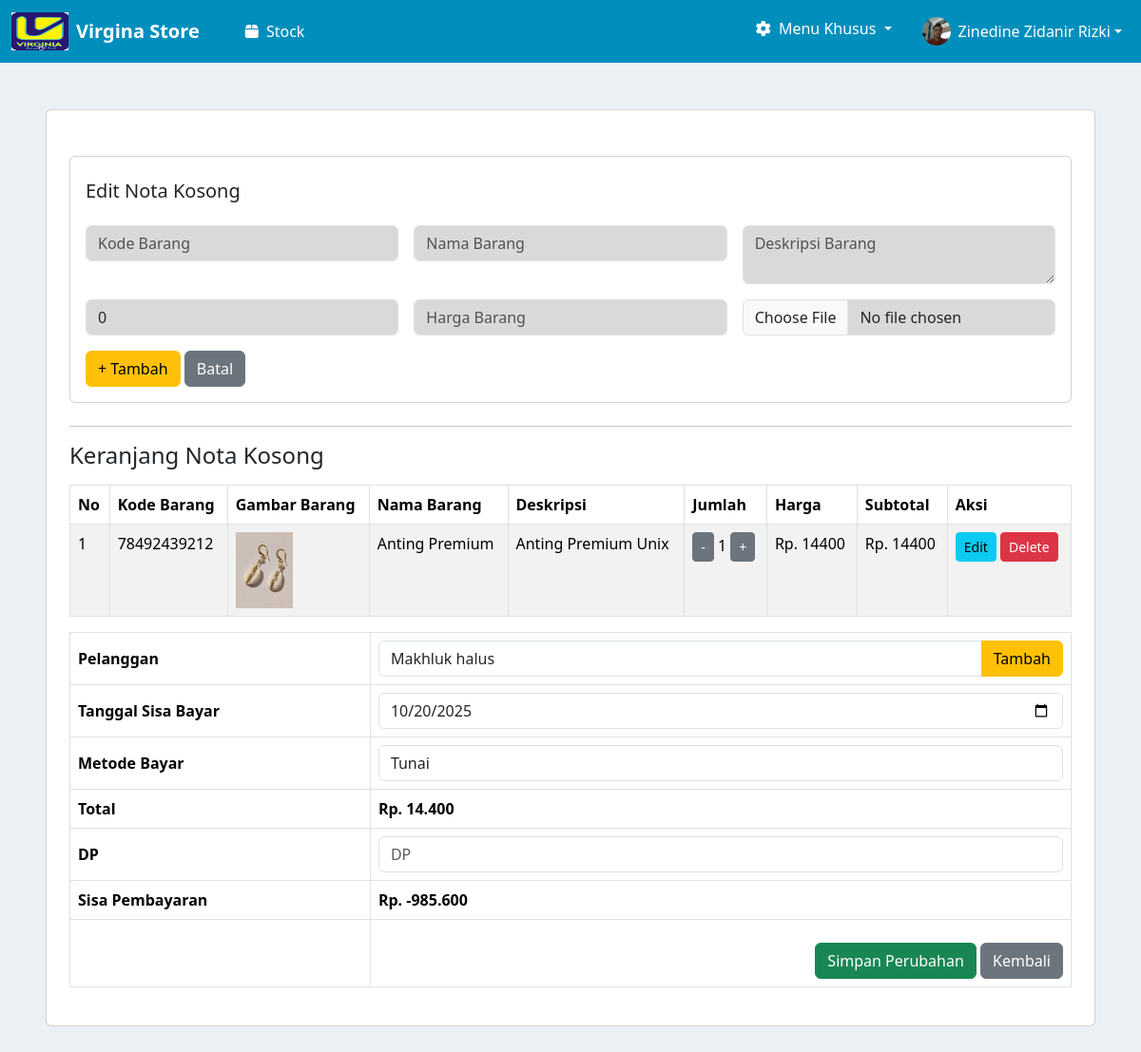
Screenshot of /nota_suplayer/edit_nota_suplayer/24/ (signed in) with the database file from the repository.
### login/models.py (models this page shows, shortened)
class UserProfile(models.Model):
    user = models.OneToOneField(User, on_delete=models.CASCADE)
    nama = models.CharField(max_length=100)
    STATUS_CHOICES = [
        ('kasir', 'Kasir'),
        ('admin', 'Admin'),
    ]
    status = models.CharField(max_length=10, choices=STATUS_CHOICES)
    slogan = models.TextField(blank=True)
    alamat = models.CharField(max_length=255)
    no_telephon = models.CharField(max_length=20)
    foto_profile = models.ImageField(upload_to='profile_photos/', blank=True, null=True)

### nota_suplayer/models.py (models this page shows, shortened)
class NotaSuplayer(models.Model):
    nota_payment = models.ForeignKey(NotaPayment, on_delete=models.CASCADE, related_name='items')
    kode_barang = models.CharField(max_length=50)
    nama_barang = models.CharField(max_length=100)
    deskripsi = models.TextField(blank=True, null=True)
    jumlah_barang = models.PositiveIntegerField(default=0)
    harga = models.DecimalField(max_digits=12, decimal_places=2)
    gambar = models.ImageField(upload_to='gambar_barang/', blank=True, null=True)
    @property
    def subtotal(self):
        return self.harga * self.jumlah_barang
    class Meta:
        verbose_name = "Nota Suplayer"
        verbose_name_plural = "Daftar Nota Suplayer"

class NotaPayment(models.Model):
    PAYMENT_METHOD_CHOICES = [
        ('tunai', 'Tunai'),
        ('debit', 'Debit'),
    ]
    suplayer = models.ForeignKey(Suplayer, on_delete=models.CASCADE, null=True, blank=True)
    tanggal_sisa_bayar = models.DateField()
    metode_pembayaran = models.CharField(max_length=10, choices=PAYMENT_METHOD_CHOICES)
    total_bayar = models.DecimalField(max_digits=12, decimal_places=2)
    dp = models.DecimalField(max_digits=12, decimal_places=2)
    sisa = models.DecimalField(max_digits=12, decimal_places=2)
    is_temporary = models.BooleanField(default=True)
    created_at = models.DateTimeField(auto_now_add=True)
    class Meta:
        verbose_name = "Nota Payment"
        verbose_name_plural = "Nota Payments"

### nota_suplayer/views.py (the view, shortened to what this page needs)
# urls.py: path('edit_nota_suplayer/<int:nota_id>/', views.edit_nota, name='edit_nota'),
def edit_nota(request, nota_id):
    try:
        nota = NotaPayment.objects.get(id=nota_id)
    except NotaPayment.DoesNotExist:
        messages.error(request, 'Nota tidak ditemukan.')
        return redirect('nota_suplayer:cetak-nota-kosong')
    form = NotaKosongForm()
    payment_form = NotaPaymentForm(instance=nota)
    daftar_barang = []
    for item in NotaSuplayer.objects.filter(nota_payment=nota):
        daftar_barang.append({
            'id': str(item.id),
            'db_id': item.id,
            'kode_barang': item.kode_barang,
            'nama_barang': item.nama_barang,
            'deskripsi': item.deskripsi,
            'jumlah_barang': item.jumlah_barang,
            'harga': float(item.harga),
            'gambar': item.gambar.url if item.gambar else None,
            'subtotal': float(item.subtotal)
        })
    total = sum(item['subtotal'] for item in daftar_barang)
    konteks = {
        'form': form,
        'payment_form': payment_form,
        'daftar_barang': daftar_barang,
        'total': total,
        'nota': nota
    }
    return render(request, 'edit_nota_suplayer.html', konteks)

### nota_suplayer/forms.py
class NotaKosongForm(forms.ModelForm):
    class Meta:
        model = NotaSuplayer
        fields = ['kode_barang', 'nama_barang', 'deskripsi', 'jumlah_barang', 'harga', 'gambar']
        widgets = {
            'kode_barang': forms.TextInput(attrs={'class': 'form-control', 'placeholder': 'Kode Barang'}),
            'nama_barang': forms.TextInput(attrs={'class': 'form-control', 'placeholder': 'Nama Barang'}),
            'deskripsi': forms.Textarea(attrs={'class': 'form-control', 'placeholder': 'Deskripsi Barang', 'rows': 2}),
            'jumlah_barang': forms.NumberInput(attrs={'class': 'form-control', 'placeholder': 'QTY'}),
            'harga': forms.NumberInput(attrs={'class': 'form-control', 'placeholder': 'Harga Barang'}),
            'gambar': forms.FileInput(attrs={'class': 'form-control'}),
        }

class NotaPaymentForm(forms.ModelForm):
    class Meta:
        model = NotaPayment
        fields = ['suplayer', 'tanggal_sisa_bayar', 'metode_pembayaran', 'dp']
        widgets = {
            'suplayer': forms.Select(attrs={'class': 'form-control'}),
            'tanggal_sisa_bayar': forms.DateInput(attrs={'class': 'form-control', 'type': 'date'}),
            'metode_pembayaran': forms.Select(attrs={'class': 'form-control'}),
            'dp': forms.NumberInput(attrs={'class': 'form-control', 'placeholder': 'DP'}),
        }

### kasir/models.py (called while the page is built)
    def __str__(self):
        return self.nama

### login/context_processors.py (called while the page is built)
def user_profile(request):
    if request.user.is_authenticated:
        try:
            profile = UserProfile.objects.get(user=request.user)
        except UserProfile.DoesNotExist:
            profile = None
    else:
        profile = None
    return {'user_profile': profile}

### nota_suplayer/templates/edit_nota_suplayer.html (shortened to what this page needs)
{% extends 'base.html' %}
{% load widget_tweaks %}
{% block content %}
<div class="mx-5 my-5 card my-2">
    <div class="m-4">
        <div class="card px-3 my-4">
            <h5 class="my-4">Edit Nota Kosong</h5>
            <form method="POST" enctype="multipart/form-data" class="row g-3" id="item-form">
                    <div class="col-md-4">
                        {{ form.kode_barang }}
                    </div>
                    <div class="col-md-4">
                        {{ form.nama_barang }}
                    </div>
                    <div class="col-md-4">
                        {{ form.deskripsi }}
                    </div>
                    <div class="col-md-4">
                        {{ form.jumlah_barang }}
                    </div>
                    <div class="col-md-4">
                        {{ form.harga|attr:"data-currency:true" }}
                    </div>
                    <div class="col-md-4">
                        {{ form.gambar }}
                    </div>
                <div class="col-12 my-3">
                    <button type="submit" name="add_item" class="btn btn-warning" id="submit-btn">+ Tambah</button>
                    <button type="button" class="btn btn-secondary" onclick="cancelEdit()">Batal</button>
                </div>
            </form>
        </div>
    <hr>
    <h4>Keranjang Nota Kosong</h4>
    <table class="table table-bordered table-striped mt-3">
        <thead>
            <tr>
                <th>No</th>
                <th>Kode Barang</th>
                <th>Gambar Barang</th>
                <th>Nama Barang</th>
                <th>Deskripsi</th>
                <th>Jumlah</th>
                <th>Harga</th>
                <th>Subtotal</th>
                <th>Aksi</th>
            </tr>
        </thead>
        <tbody>
            {% for barang in daftar_barang %}
            <tr data-id="{{ barang.id }}" data-kode="{{ barang.kode_barang }}" data-nama="{{ barang.nama_barang }}" data-deskripsi="{{ barang.deskripsi|default:'' }}" data-jumlah="{{ barang.jumlah_barang }}" data-harga="{{ barang.harga }}">
                <td>{{ forloop.counter }}</td>
                <td>{{ barang.kode_barang }}</td>
                <td>
                    {% if barang.gambar %}
                        <img src="{{ barang.gambar }}" width="60">
                    {% endif %}
                </td>
                <td>{{ barang.nama_barang }}</td>
                <td>{{ barang.deskripsi }}</td>
                <td>
                    <button class="btn btn-sm btn-secondary" onclick="updateQuantity('{{ barang.id }}', -1)">-</button>
                    <span id="qty-{{ barang.id }}">{{ barang.jumlah_barang }}</span>
                    <button class="btn btn-sm btn-secondary" onclick="updateQuantity('{{ barang.id }}', 1)">+</button>
                </td>
                <td>Rp. <span id="harga-{{ barang.id }}">{{ barang.harga|floatformat:0 }}</span></td>
                <td>Rp. <span id="subtotal-{{ barang.id }}">{{ barang.subtotal|default:0|floatformat:0 }}</span></td>
                <td>
                    <button class="btn btn-sm btn-info" onclick="editItem('{{ barang.id }}')">Edit</button>
                    <button class="btn btn-sm btn-danger" onclick="deleteItem('{{ barang.id }}')">Delete</button>
                </td>
            </tr>
            {% empty %}
            <tr><td colspan="9" class="text-center">Belum ada data</td></tr>
            {% endfor %}
        </tbody>
    </table>
    <div class="">
        <form method="POST" id="payment-form">
            <div class="">
                <div class="table-responsive">
                    <div class="">
                        <table class="table table-bordered align-middle">
                            <tbody>
                                <tr>
                                    <th style="width: 30%;">Pelanggan</th>
                                    <td style="width: 70%;">
                                        <div class="input-group">
                                            {{ payment_form.suplayer }}
                                            <button type="button" class="btn btn-warning"
                                                data-bs-toggle="modal" data-bs-target="#addCustomerModal">
                                                Tambah
                                            </button>
                                        </div>
                                    </td>
                                </tr>
                                <tr>
                                    <th>Tanggal Sisa Bayar</th>
                                    <td>{{ payment_form.tanggal_sisa_bayar }}</td>
                                </tr>
                                <tr>
                                    <th>Metode Bayar</th>
                                    <td>{{ payment_form.metode_pembayaran }}</td>
                                </tr>
                                <tr>
                                    <th>Total</th>
                                    <td><strong id="total_display">Rp. {{ total|floatformat:0 }}</strong></td>
                                </tr>
                                <tr>
                                    <th>DP</th>
                                    <td>{{ payment_form.dp|attr:"data-currency:true" }}</td>
                                </tr>
                                <tr>
                                    <th>Sisa Pembayaran</th>
                                    <td><strong id="id_sisa">Rp. 0</strong></td>
                                </tr>
                                <tr>
                                    <th></th>
                                    <td>
                                        <div class="text-end mt-3">
                                            <button type="submit" class="btn btn-success">
                                                Simpan Perubahan
                                            </button>
                                            <a href="{% url 'nota_suplayer:cetak-nota-kosong' %}" class="btn btn-secondary">Kembali</a>
                                        </div>
                                    </td>
                                </tr>
                            </tbody>
                        </table>
                    </div>
                </div>
            </div>
        </form>
    </div>
</div>
{% endblock %}

### templates/base.html (shortened to what this page needs)
{% load static %}
<!DOCTYPE html>
<html lang="en">
<head>
    <link href="https://cdn.jsdelivr.net/npm/bootstrap@5.3.8/dist/css/bootstrap.min.css" rel="stylesheet">
    <link rel="stylesheet" href="https://cdnjs.cloudflare.com/ajax/libs/font-awesome/6.5.1/css/all.min.css">
</head>
<body>
    <nav class="navbar navbar-expand-lg navbar-custom sticky-top">
        <div class="container-fluid">
            <a class="navbar-brand d-flex align-items-center" href="{% url 'halaman_kasir' %}">
                <img src="{% static 'image/logo.png' %}" alt="logo" height="40" width="60" class="me-2">
                <strong>Virgina Store</strong>
            </a>
            <div class="collapse navbar-collapse" id="navbarNavDropdown">
                <ul class="navbar-nav mx-4">
                    <li class="nav-item">
                        <a class="nav-link active" aria-current="page" href="{% url 'halaman_kasir' %}">
                            <i class="fas fa-box me-1"></i> Stock
                        </a>
                    </li>
                </ul>
                <ul class="navbar-nav ms-auto">
                    <li class="nav-item dropdown me-3">
                        <a
                            class="nav-link dropdown-toggle"
                            href="#"
                            role="button"
                            data-bs-toggle="dropdown"
                            aria-expanded="false"
                        >
                            <i class="fas fa-cog me-1"></i> Menu Khusus
                        </a>
                    </li>
                    <li class="nav-item dropdown">
                        <a
                            class="nav-link dropdown-toggle d-flex align-items-center"
                            href="#"
                            role="button"
                            data-bs-toggle="dropdown"
                            aria-expanded="false"
                        >
                            {% if user_profile.foto_profile %}
                                <img src="{{ user_profile.foto_profile.url }}" alt="Profile" class="rounded-circle me-2" style="width: 30px; height: 30px; object-fit: cover;">
                            {% else %}
                                <i class="fas fa-user-circle me-2"></i>
                            {% endif %}
                            {{ user_profile.nama|default:user.username }}
                        </a>
                    </li>
                </ul>
            </div>
        </div>
    </nav>
    <div class="content-wrapper">
        {% block content %} {% endblock %}
    </div>
</body>
</html>

### templates/base.html (style rules this page uses)
body { background-color: #EBF0F5; }
.navbar-custom { background-color: #008FBD !important; border-bottom: 1px solid #e9ecef; }
.navbar-custom .navbar-brand, .navbar-custom .nav-link { color: #ffffff !important; }

### nota_suplayer/templates/edit_nota_suplayer.html (style rules this page uses)
input[name="kode_barang"] { background-color: #D9D9D9; }
input[name="nama_barang"] { background-color: #D9D9D9; }
textarea[name="deskripsi"] { background-color: #D9D9D9; }
input[name="jumlah_barang"] { background-color: #D9D9D9; }
input[name="harga"] { background-color: #D9D9D9; }
input[name="gambar"] { background-color: #D9D9D9; }

### rows the page displays
UserProfile: foto_profile (picture), nama "Zinedine Zidanir Rizki"
NotaSuplayer: kode_barang "78492439212", nama_barang "Anting Premium", deskripsi "Anting Premium Unix", jumlah_barang "1", harga "14400", subtotal "14400"
NotaPayment: suplayer "Makhluk halus", tanggal_sisa_bayar "10/20/2025", metode_pembayaran "Tunai"
